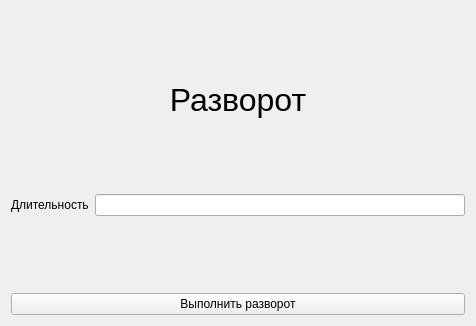
<?xml version="1.0" encoding="UTF-8"?>
<ui version="4.0">
 <class>Form</class>
 <widget class="QWidget" name="Form">
  <property name="geometry">
   <rect>
    <x>0</x>
    <y>0</y>
    <width>476</width>
    <height>326</height>
   </rect>
  </property>
  <property name="windowTitle">
   <string>Form</string>
  </property>
  <layout class="QVBoxLayout" name="verticalLayout">
   <item>
    <spacer name="verticalSpacer_3">
     <property name="orientation">
      <enum>Qt::Vertical</enum>
     </property>
     <property name="sizeHint" stdset="0">
      <size>
       <width>20</width>
       <height>40</height>
      </size>
     </property>
    </spacer>
   </item>
   <item>
    <widget class="QLabel" name="label">
     <property name="font">
      <font>
       <pointsize>24</pointsize>
      </font>
     </property>
     <property name="text">
      <string>Разворот</string>
     </property>
     <property name="textFormat">
      <enum>Qt::PlainText</enum>
     </property>
     <property name="alignment">
      <set>Qt::AlignCenter</set>
     </property>
    </widget>
   </item>
   <item>
    <spacer name="verticalSpacer_2">
     <property name="orientation">
      <enum>Qt::Vertical</enum>
     </property>
     <property name="sizeHint" stdset="0">
      <size>
       <width>20</width>
       <height>40</height>
      </size>
     </property>
    </spacer>
   </item>
   <item>
    <layout class="QFormLayout" name="formLayout">
     <item row="0" column="0">
      <widget class="QLabel" name="durationLabel">
       <property name="text">
        <string>Длительность</string>
       </property>
      </widget>
     </item>
     <item row="0" column="1">
      <widget class="QLineEdit" name="durationLineEdit"/>
     </item>
    </layout>
   </item>
   <item>
    <spacer name="verticalSpacer">
     <property name="orientation">
      <enum>Qt::Vertical</enum>
     </property>
     <property name="sizeHint" stdset="0">
      <size>
       <width>20</width>
       <height>40</height>
      </size>
     </property>
    </spacer>
   </item>
   <item>
    <layout class="QHBoxLayout" name="horizontalLayout">
     <item>
      <widget class="QPushButton" name="confirm_button">
       <property name="text">
        <string>Выполнить разворот</string>
       </property>
      </widget>
     </item>
    </layout>
   </item>
  </layout>
 </widget>
 <resources/>
 <connections/>
</ui>
